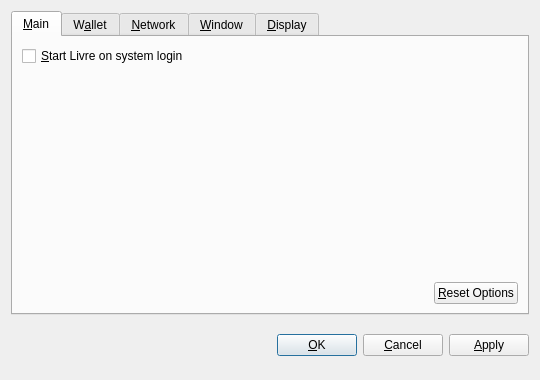
<?xml version="1.0" encoding="UTF-8"?>
<ui version="4.0">
 <class>OptionsDialog</class>
 <widget class="QDialog" name="OptionsDialog">
  <property name="geometry">
   <rect>
    <x>0</x>
    <y>0</y>
    <width>540</width>
    <height>380</height>
   </rect>
  </property>
  <property name="windowTitle">
   <string>Options</string>
  </property>
  <property name="modal">
   <bool>true</bool>
  </property>
  <layout class="QVBoxLayout" name="verticalLayout">
   <item>
    <widget class="QTabWidget" name="tabWidget">
     <property name="tabPosition">
      <enum>QTabWidget::North</enum>
     </property>
     <property name="currentIndex">
      <number>0</number>
     </property>
     <widget class="QWidget" name="tabMain">
      <attribute name="title">
       <string>&amp;Main</string>
      </attribute>
      <layout class="QVBoxLayout" name="verticalLayout_Main">
       <item>
        <widget class="QCheckBox" name="bitcoinAtStartup">
         <property name="toolTip">
          <string>Automatically start Livre after logging in to the system.</string>
         </property>
         <property name="text">
          <string>&amp;Start Livre on system login</string>
         </property>
        </widget>
       </item>
       <item>
        <spacer name="verticalSpacer_Main">
         <property name="orientation">
          <enum>Qt::Vertical</enum>
         </property>
         <property name="sizeHint" stdset="0">
          <size>
           <width>20</width>
           <height>40</height>
          </size>
         </property>
        </spacer>
       </item>
       <item>
        <layout class="QHBoxLayout" name="horizontalLayout_2_Main">
         <item>
          <spacer name="horizontalSpacer_2_Main">
           <property name="orientation">
            <enum>Qt::Horizontal</enum>
           </property>
           <property name="sizeHint" stdset="0">
            <size>
             <width>40</width>
             <height>20</height>
            </size>
           </property>
          </spacer>
         </item>
         <item>
          <widget class="QPushButton" name="resetButton">
           <property name="toolTip">
            <string>Reset all client options to default.</string>
           </property>
           <property name="text">
            <string>&amp;Reset Options</string>
           </property>
           <property name="autoDefault">
            <bool>false</bool>
           </property>
          </widget>
         </item>
        </layout>
       </item>
      </layout>
     </widget>
     <widget class="QWidget" name="tabWallet">
      <attribute name="title">
       <string>W&amp;allet</string>
      </attribute>
      <layout class="QVBoxLayout" name="verticalLayout_Network">
       <item>
        <widget class="QLabel" name="transactionFeeInfoLabel">
         <property name="text">
          <string>Optional transaction fee per kB that helps make sure your transactions are processed quickly. Most transactions are 1 kB.</string>
         </property>
         <property name="textFormat">
          <enum>Qt::PlainText</enum>
         </property>
         <property name="wordWrap">
          <bool>true</bool>
         </property>
        </widget>
       </item>
       <item>
        <layout class="QHBoxLayout" name="horizontalLayout_1_Main">
         <item>
          <widget class="QLabel" name="transactionFeeLabel">
           <property name="text">
            <string>Pay transaction &amp;fee</string>
           </property>
           <property name="textFormat">
            <enum>Qt::PlainText</enum>
           </property>
           <property name="buddy">
            <cstring>transactionFee</cstring>
           </property>
          </widget>
         </item>
         <item>
          <widget class="BitcoinAmountField" name="transactionFee"/>
         </item>
         <item>
          <spacer name="horizontalSpacer_1_Main">
           <property name="orientation">
            <enum>Qt::Horizontal</enum>
           </property>
           <property name="sizeHint" stdset="0">
            <size>
             <width>40</width>
             <height>20</height>
            </size>
           </property>
          </spacer>
         </item>
        </layout>
       </item>
       <item>
        <widget class="QLabel" name="label">
         <property name="text">
          <string>If you disable the spending of unconfirmed change, the change from a transaction cannot be used until that transaction has at least one confirmation. This also affects how your balance is computed.</string>
         </property>
         <property name="wordWrap">
          <bool>true</bool>
         </property>
        </widget>
       </item>
       <item>
        <widget class="QCheckBox" name="spendZeroConfChange">
         <property name="text">
          <string>Spend unconfirmed change  (experts only)</string>
         </property>
        </widget>
       </item>
       <item>
        <spacer name="verticalSpacer">
         <property name="orientation">
          <enum>Qt::Vertical</enum>
         </property>
         <property name="sizeHint" stdset="0">
          <size>
           <width>20</width>
           <height>40</height>
          </size>
         </property>
        </spacer>
       </item>
      </layout>
     </widget>
     <widget class="QWidget" name="tabNetwork">
      <attribute name="title">
       <string>&amp;Network</string>
      </attribute>
      <layout class="QVBoxLayout" name="verticalLayout_Network">
       <item>
        <widget class="QCheckBox" name="mapPortUpnp">
         <property name="toolTip">
          <string>Automatically open the Livre client port on the router. This only works when your router supports UPnP and it is enabled.</string>
         </property>
         <property name="text">
          <string>Map port using &amp;UPnP</string>
         </property>
        </widget>
       </item>
       <item>
        <widget class="QCheckBox" name="connectSocks">
         <property name="toolTip">
          <string>Connect to the Livre network through a SOCKS proxy (e.g. when connecting through Tor).</string>
         </property>
         <property name="text">
          <string>&amp;Connect through SOCKS proxy:</string>
         </property>
        </widget>
       </item>
       <item>
        <layout class="QHBoxLayout" name="horizontalLayout_Network">
         <item>
          <widget class="QLabel" name="proxyIpLabel">
           <property name="text">
            <string>Proxy &amp;IP:</string>
           </property>
           <property name="textFormat">
            <enum>Qt::PlainText</enum>
           </property>
           <property name="buddy">
            <cstring>proxyIp</cstring>
           </property>
          </widget>
         </item>
         <item>
          <widget class="QValidatedLineEdit" name="proxyIp">
           <property name="maximumSize">
            <size>
             <width>140</width>
             <height>16777215</height>
            </size>
           </property>
           <property name="toolTip">
            <string>IP address of the proxy (e.g. 127.0.0.1)</string>
           </property>
          </widget>
         </item>
         <item>
          <widget class="QLabel" name="proxyPortLabel">
           <property name="text">
            <string>&amp;Port:</string>
           </property>
           <property name="textFormat">
            <enum>Qt::PlainText</enum>
           </property>
           <property name="buddy">
            <cstring>proxyPort</cstring>
           </property>
          </widget>
         </item>
         <item>
          <widget class="QLineEdit" name="proxyPort">
           <property name="maximumSize">
            <size>
             <width>55</width>
             <height>16777215</height>
            </size>
           </property>
           <property name="toolTip">
            <string>Port of the proxy (e.g. 9050)</string>
           </property>
          </widget>
         </item>
         <item>
          <widget class="QLabel" name="socksVersionLabel">
           <property name="text">
            <string>SOCKS &amp;Version:</string>
           </property>
           <property name="textFormat">
            <enum>Qt::PlainText</enum>
           </property>
           <property name="buddy">
            <cstring>socksVersion</cstring>
           </property>
          </widget>
         </item>
         <item>
          <widget class="QValueComboBox" name="socksVersion">
           <property name="toolTip">
            <string>SOCKS version of the proxy (e.g. 5)</string>
           </property>
          </widget>
         </item>
         <item>
          <spacer name="horizontalSpacer_Network">
           <property name="orientation">
            <enum>Qt::Horizontal</enum>
           </property>
           <property name="sizeHint" stdset="0">
            <size>
             <width>40</width>
             <height>20</height>
            </size>
           </property>
          </spacer>
         </item>
        </layout>
       </item>
       <item>
        <spacer name="verticalSpacer_Network">
         <property name="orientation">
          <enum>Qt::Vertical</enum>
         </property>
         <property name="sizeHint" stdset="0">
          <size>
           <width>20</width>
           <height>40</height>
          </size>
         </property>
        </spacer>
       </item>
      </layout>
     </widget>
     <widget class="QWidget" name="tabWindow">
      <attribute name="title">
       <string>&amp;Window</string>
      </attribute>
      <layout class="QVBoxLayout" name="verticalLayout_Window">
       <item>
        <widget class="QCheckBox" name="minimizeToTray">
         <property name="toolTip">
          <string>Show only a tray icon after minimizing the window.</string>
         </property>
         <property name="text">
          <string>&amp;Minimize to the tray instead of the taskbar</string>
         </property>
        </widget>
       </item>
       <item>
        <widget class="QCheckBox" name="minimizeOnClose">
         <property name="toolTip">
          <string>Minimize instead of exit the application when the window is closed. When this option is enabled, the application will be closed only after selecting Quit in the menu.</string>
         </property>
         <property name="text">
          <string>M&amp;inimize on close</string>
         </property>
        </widget>
       </item>
       <item>
        <spacer name="verticalSpacer_Window">
         <property name="orientation">
          <enum>Qt::Vertical</enum>
         </property>
         <property name="sizeHint" stdset="0">
          <size>
           <width>20</width>
           <height>40</height>
          </size>
         </property>
        </spacer>
       </item>
      </layout>
     </widget>
     <widget class="QWidget" name="tabDisplay">
      <attribute name="title">
       <string>&amp;Display</string>
      </attribute>
      <layout class="QVBoxLayout" name="verticalLayout_Display">
       <item>
        <layout class="QHBoxLayout" name="horizontalLayout_1_Display">
         <item>
          <widget class="QLabel" name="langLabel">
           <property name="text">
            <string>User Interface &amp;language:</string>
           </property>
           <property name="textFormat">
            <enum>Qt::PlainText</enum>
           </property>
           <property name="buddy">
            <cstring>lang</cstring>
           </property>
          </widget>
         </item>
         <item>
          <widget class="QValueComboBox" name="lang">
           <property name="toolTip">
            <string>The user interface language can be set here. This setting will take effect after restarting Livre.</string>
           </property>
          </widget>
         </item>
        </layout>
       </item>
       <item>
        <layout class="QHBoxLayout" name="horizontalLayout_2_Display">
         <item>
          <widget class="QLabel" name="unitLabel">
           <property name="text">
            <string>&amp;Unit to show amounts in:</string>
           </property>
           <property name="textFormat">
            <enum>Qt::PlainText</enum>
           </property>
           <property name="buddy">
            <cstring>unit</cstring>
           </property>
          </widget>
         </item>
         <item>
          <widget class="QValueComboBox" name="unit">
           <property name="toolTip">
            <string>Choose the default subdivision unit to show in the interface and when sending coins.</string>
           </property>
          </widget>
         </item>
        </layout>
       </item>
       <item>
        <widget class="QCheckBox" name="displayAddresses">
         <property name="toolTip">
          <string>Whether to show Livre addresses in the transaction list or not.</string>
         </property>
         <property name="text">
          <string>&amp;Display addresses in transaction list</string>
         </property>
        </widget>
       </item>
       <item>
        <widget class="QCheckBox" name="coinControlFeatures">
         <property name="toolTip">
          <string>Whether to show coin control features or not.</string>
         </property>
         <property name="text">
          <string>Display coin &amp;control features (experts only!)</string>
         </property>
        </widget>
       </item>
       <item>
        <spacer name="verticalSpacer_Display">
         <property name="orientation">
          <enum>Qt::Vertical</enum>
         </property>
         <property name="sizeHint" stdset="0">
          <size>
           <width>20</width>
           <height>40</height>
          </size>
         </property>
        </spacer>
       </item>
      </layout>
     </widget>
    </widget>
   </item>
   <item>
    <layout class="QHBoxLayout" name="horizontalLayout_Buttons">
     <item>
      <spacer name="horizontalSpacer_1">
       <property name="orientation">
        <enum>Qt::Horizontal</enum>
       </property>
       <property name="sizeHint" stdset="0">
        <size>
         <width>40</width>
         <height>48</height>
        </size>
       </property>
      </spacer>
     </item>
     <item>
      <widget class="QLabel" name="statusLabel">
       <property name="font">
        <font>
         <weight>75</weight>
         <bold>true</bold>
        </font>
       </property>
       <property name="text">
        <string/>
       </property>
       <property name="textFormat">
        <enum>Qt::PlainText</enum>
       </property>
       <property name="wordWrap">
        <bool>true</bool>
       </property>
      </widget>
     </item>
     <item>
      <spacer name="horizontalSpacer_2">
       <property name="orientation">
        <enum>Qt::Horizontal</enum>
       </property>
       <property name="sizeHint" stdset="0">
        <size>
         <width>40</width>
         <height>48</height>
        </size>
       </property>
      </spacer>
     </item>
     <item>
      <widget class="QPushButton" name="okButton">
       <property name="text">
        <string>&amp;OK</string>
       </property>
      </widget>
     </item>
     <item>
      <widget class="QPushButton" name="cancelButton">
       <property name="text">
        <string>&amp;Cancel</string>
       </property>
       <property name="autoDefault">
        <bool>false</bool>
       </property>
      </widget>
     </item>
     <item>
      <widget class="QPushButton" name="applyButton">
       <property name="text">
        <string>&amp;Apply</string>
       </property>
       <property name="autoDefault">
        <bool>false</bool>
       </property>
      </widget>
     </item>
    </layout>
   </item>
  </layout>
 </widget>
 <customwidgets>
  <customwidget>
   <class>BitcoinAmountField</class>
   <extends>QSpinBox</extends>
   <header>bitcoinamountfield.h</header>
  </customwidget>
  <customwidget>
   <class>QValueComboBox</class>
   <extends>QComboBox</extends>
   <header>qvaluecombobox.h</header>
  </customwidget>
  <customwidget>
   <class>QValidatedLineEdit</class>
   <extends>QLineEdit</extends>
   <header>qvalidatedlineedit.h</header>
  </customwidget>
 </customwidgets>
 <resources/>
 <connections/>
</ui>
